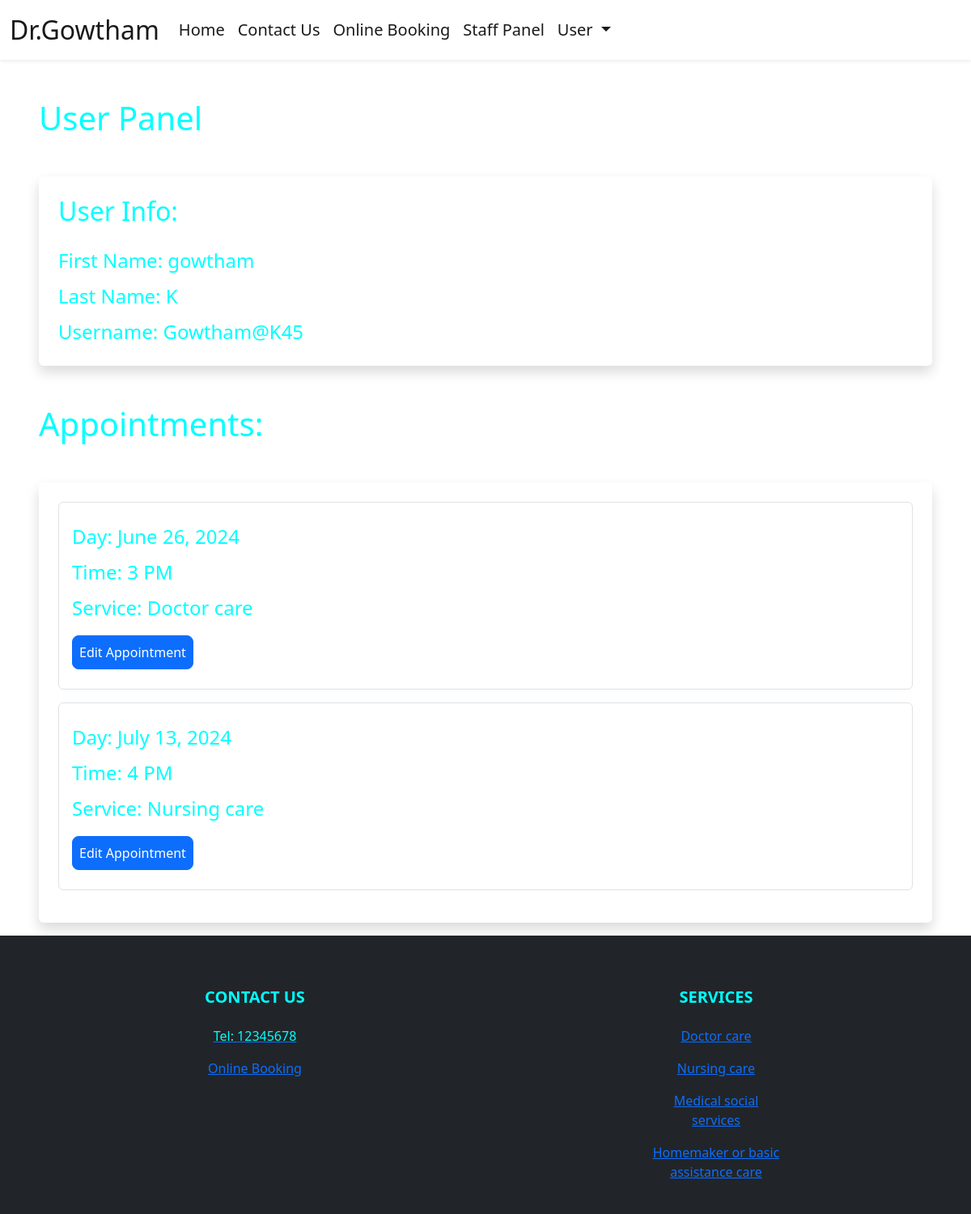
The app's page /user-panel (signed in) with its own data.
### booking/models.py (models this page shows, shortened)
class Appointment(models.Model):
    user = models.ForeignKey(User, on_delete=models.CASCADE, null=True, blank=True)
    service = models.CharField(max_length=50, choices=SERVICE_CHOICES, default="Doctor care")
    day = models.DateField(default=datetime.now)
    time = models.CharField(max_length=10, choices=TIME_CHOICES, default="3 PM")
    time_ordered = models.DateTimeField(default=datetime.now, blank=True)

### booking/views.py (the view)
# urls.py: path('user-panel', views.userPanel, name='userPanel'),
def userPanel(request):
    user = request.user
    appointments = Appointment.objects.filter(user=user).order_by('day', 'time')
    return render(request, 'userPanel.html', {
        'user':user,
        'appointments':appointments,
    })

### booking/templates/userPanel.html (shortened to what this page needs)
{% extends 'layout.html' %}
{% load static %}
{% block body %}
{% if user.is_authenticated %}
<h1 class=" ms-5 mt-5 ">User Panel</h1>
<div class="shadow p-4 mb-5 bg-body bg-body rounded text-black  m-5 ">
    <h2 class="">User Info:</h2>
    <ul class="list-group fs-4 mt-3">
            <li class="list-group mt-2">First Name: {{ user.first_name }}</li>
            <li class="list-group mt-2">Last Name: {{ user.last_name }}</li>
            <li class="list-group mt-2">Username: {{ user.username }}</li>
    </ul>
</div>
{% if appointments.count > 0 %}
<div class="mt-5 ">
    <h1 class=" ms-5">Appointments:</h1>
    <div class="shadow p-4 mb-3 bg-body bg-body rounded text-black  m-5">
        {% for appointment in appointments %}
        <div class="list-group fs-4 border p-3 mb-3">
            <p class="list-group mt-2">Day: {{ appointment.day }}</p>
            <p class="list-group mt-2">Time: {{ appointment.time }}</p>
            <p class="list-group mt-2">Service: {{ appointment.service }}</p>
            <div class="mt-3 mb-2">
                <a class="btn btn-primary rounded-3 p-2" href="{% url 'userUpdate' appointment.id %}">Edit Appointment</a>
            </div>
        </div>
        {% endfor %}
    </div>
</div>
{% endif %}
{% else %}
<div class="shadow p-4 mb-5 bg-body bg-body rounded text-black  m-5">
    <h1 class="p-2  ms-3">First Sign in!</h1>
    <a href="{% url 'login' %}" class="btn btn-primary text-white">Sign in</a>
</div>
{% endif %}
{% endblock %}

### booking/templates/layout.html (style rules this page uses)
* { color: aqua; }

### records on screen
Appointment: day "June 26, 2024", time "3 PM", service "Doctor care"
Appointment: day "July 13, 2024", time "4 PM", service "Nursing care"

### other values on screen
{{ user.first_name }} "gowtham"
{{ user.last_name }} "K"
{{ user.username }} "Gowtham@K45"
